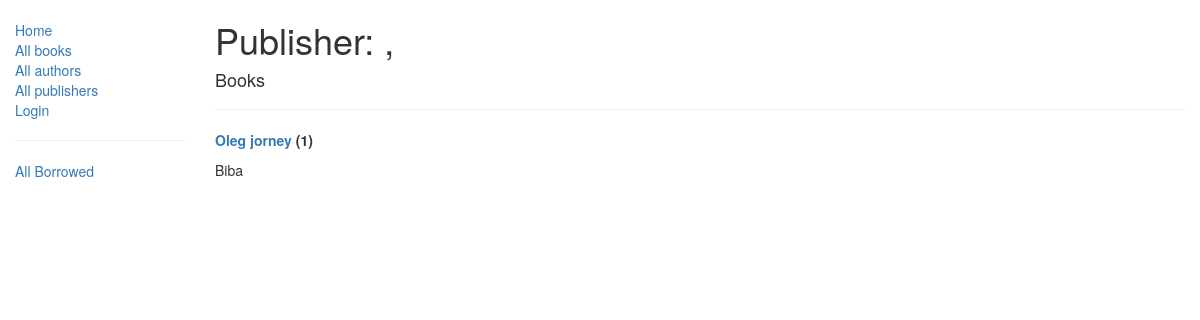
/catalog/publisher/1, run on the app's committed database.
### catalog/models.py (models this page shows, shortened)
class Book(models.Model):
    title = models.CharField(max_length=200)
    author = models.ForeignKey('Author', on_delete=models.SET_NULL, null=True)
    publisher = models.ForeignKey('Publisher', on_delete=models.SET_NULL, null=True)
    summary = models.TextField(max_length=1000, help_text="Enter a brief description of the book")
    isbn = models.CharField('ISBN',max_length=13, help_text='13 Character <a href="https://www.isbn-international.org/content/what-isbn">ISBN number</a>')
    genre = models.ManyToManyField(Genre, help_text="Select a genre for this book")
    language = models.ForeignKey('Language', on_delete=models.SET_NULL, null=True)
    cover = models.ImageField(upload_to ='images/', help_text="Select a cover for this book", null=True)
    def get_absolute_url(self):
        return reverse('book-detail', args=[str(self.id)])
    def display_genre(self):
        """
        Creates a string for the Genre. This is required to display genre in Admin.
        """
        return ', '.join([genre.name for genre in self.genre.all()[:3]])
    display_genre.short_description = 'Genre'

### catalog/views.py (the view)
# urls.py: re_path(r'^publisher/(?P<pk>\d+)$', views.PublisherDetailView.as_view(), name='publisher-detail'),
class PublisherDetailView(generic.DetailView):
    model = Publisher

### catalog/templates/catalog/publisher_detail.html
{% extends "base_generic.html" %}
{% block content %}
  <h1>Publisher: {{ author.name}}, {{ author.city }}</h1>
  <h4>Books</h4>
  {% for book in publisher.book_set.all %}
  <hr />
  <div style="display: flex; gap: 4px">
      <a href="{{ book.get_absolute_url }}"><strong>{{ book.title }}</strong></a><p><strong>({{book.id}})</strong></p>
  </div>
  <p style="width: 50%">{{book.summary}}</p>
  {% endfor %}
{% endblock %}

### data on the page
Book: title "Oleg jorney", id "1", summary "Biba"
